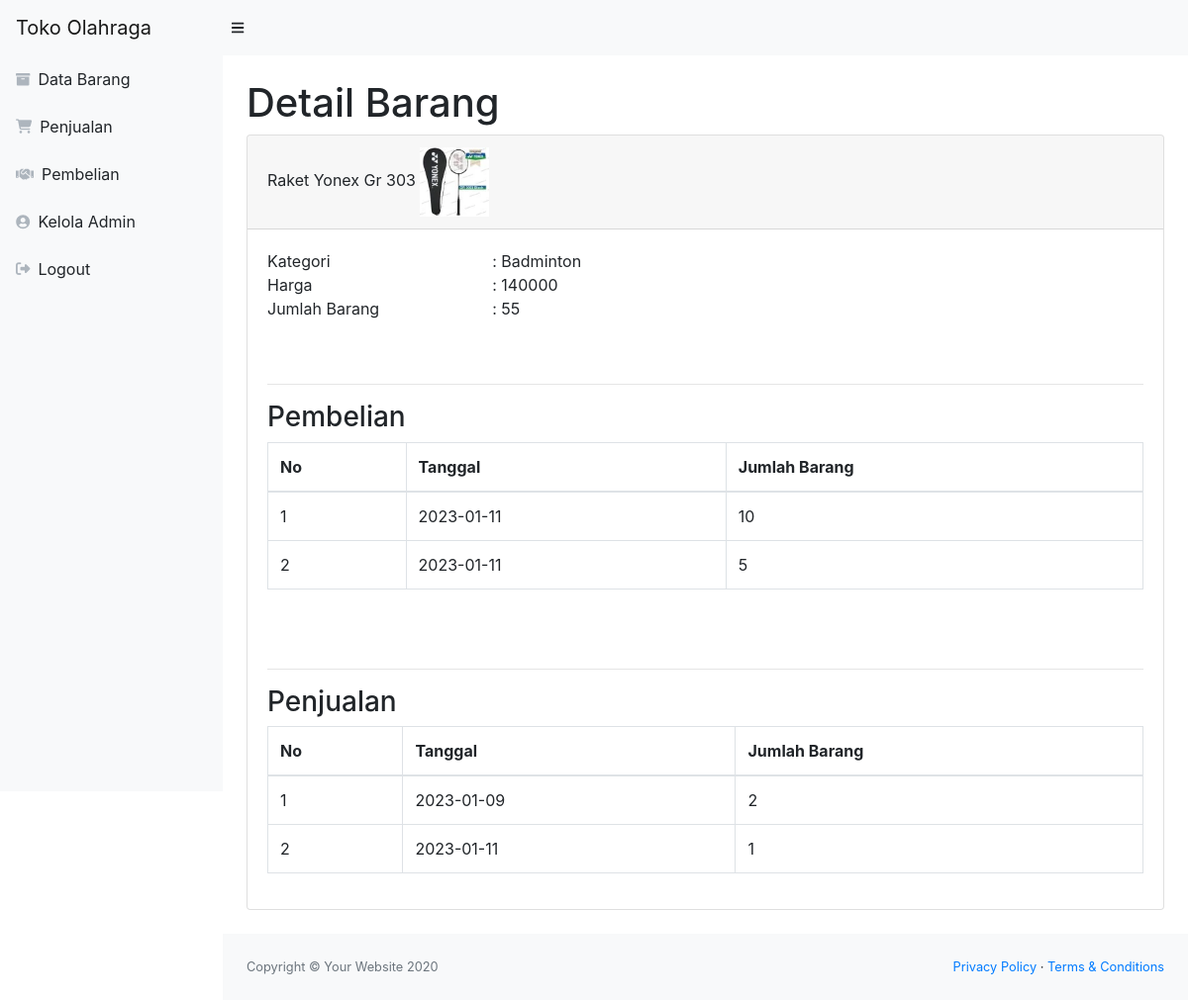
Screenshot of /detail.php?id=1 (signed in) with the database file from the repository.
### tables this page shows
CREATE TABLE `barang` (
  `id_barang` int(10) NOT NULL,
  `nama_barang` varchar(255) NOT NULL,
  `kategori` varchar(255) NOT NULL,
  `harga` int(100) NOT NULL,
  `jumlah_barang` int(100) NOT NULL,
  `gambar` varchar(255) DEFAULT NULL
);

CREATE TABLE `pembelian` (
  `id_pembelian` int(11) NOT NULL,
  `id_barang` int(11) NOT NULL,
  `nama_barang` varchar(255) NOT NULL,
  `tanggal` date NOT NULL,
  `jumlah_barang` int(11) NOT NULL
);

CREATE TABLE `penjualan` (
  `id_penjualan` int(11) NOT NULL,
  `id_barang` int(11) NOT NULL,
  `nama_barang` varchar(255) NOT NULL,
  `tanggal` varchar(255) NOT NULL,
  `jumlah_barang` int(11) NOT NULL
);

### detail.php (the view, shortened to what this page needs)
<?php
require 'function.php';
$id_barang = $_GET['id'];
$get = mysqli_query($conn, "SELECT * FROM barang WHERE id_barang='$id_barang'");
$fetch = mysqli_fetch_assoc($get);
$nama_barang = $fetch['nama_barang'];
$kategori = $fetch['kategori'];
$harga = $fetch['harga'];
$jumlah_barang = $fetch['jumlah_barang'];
$gambar = $fetch['gambar'];
?>
<!DOCTYPE html>
<html lang="en">
    <head>
        <link href="css/styles.css" rel="stylesheet" />
        <link href="https://cdn.datatables.net/1.10.20/css/dataTables.bootstrap4.min.css" rel="stylesheet" />
        <link rel="stylesheet" href="https://cdnjs.cloudflare.com/ajax/libs/font-awesome/6.2.1/css/all.min.css" />
    </head>
    <body class="sb-nav-fixed">
        <nav class="sb-topnav navbar navbar-expand navbar-light bg-light">
            <a class="navbar-brand" href="index.php">Toko Olahraga</a>
            <button class="btn btn-link btn-sm order-1 order-lg-0" id="sidebarToggle" href="#"><i class="fas fa-bars"></i></button>
        </nav>
        <div id="layoutSidenav">
            <div id="layoutSidenav_nav">
                <nav class="sb-sidenav accordion sb-sidenav-light" id="sidenavAccordion">
                    <div class="sb-sidenav-menu">
                        <div class="nav">
                            <a class="nav-link" href="index.php">
                                <div class="sb-nav-link-icon"><i class="fa fa-archive"></i></div>
                                Data Barang
                            </a>
                            <a class="nav-link" href="penjualan.php">
                                <div class="sb-nav-link-icon"><i class="fa-solid fa-cart-shopping"></i></div>
                                Penjualan
                            </a>
                            <a class="nav-link" href="pembelian.php">
                                <div class="sb-nav-link-icon"><i class="fa fa-handshake"></i></div>
                                Pembelian
                            </a>
                            <a class="nav-link" href="admin.php">
                                <div class="sb-nav-link-icon"><i class="fa fa-user-circle"></i></div>
                                Kelola Admin
                            </a>
                            <a class="nav-link" href="logout.php">
                                <div class="sb-nav-link-icon"><i class="fa-solid fa-right-from-bracket"></i></div>
                                Logout
                            </a>
                        </div>
                    </div>
                </nav>
            </div>
            <div id="layoutSidenav_content">
                <main>
                    <div class="container-fluid">
                        <h1 class="mt-4">Detail Barang</h1>
                        <div class="card mb-4">
                            <div class="card-header">
                                <?= $nama_barang; ?>
                                <?php
                                    if ($gambar == null) {
                                        $img = "Foto";
                                    } else {
                                        $img = "<img src='images/" . $gambar . "' class='zoomable'>";
                                    }
                                    echo $img;
                                ?>
                            </div>
                            <div class="card-body">
                                <div class="row">
                                    <div class="col-md-3">Kategori</div>
                                    <div class="col-md-9">: <?= $kategori; ?></div>
                                </div>
                                <div class="row">
                                    <div class="col-md-3">Harga</div>
                                    <div class="col-md-9">: <?= $harga; ?></div>
                                </div>
                                <div class="row">
                                    <div class="col-md-3">Jumlah Barang</div>
                                    <div class="col-md-9">: <?= $jumlah_barang; ?></div>
                                </div>
                                <br><br><hr>
                                <h3>Pembelian</h3>
                                <div class="table-responsive">
                                    <table class="table table-bordered" id="dataTablePembelian" width="100%" cellspacing="0">
                                        <thead>
                                            <tr>
                                                <th>No</th>
                                                <th>Tanggal</th>
                                                <th>Jumlah Barang</th>
                                            </tr>
                                        </thead>
                                        <tbody>
                                            <?php
                                            $i=1;
                                            $ambildatapembelian = mysqli_query($conn, "SELECT * FROM pembelian WHERE id_barang='$id_barang'");
                                            while($fetch = mysqli_fetch_array($ambildatapembelian)) {
                                                $tanggal = $fetch['tanggal'];
                                                $jumlah_barang = $fetch['jumlah_barang'];
                                            ?>
                                            <tr>
                                                <td><?= $i ?></td>
                                                <td><?= $tanggal; ?></td>
                                                <td><?= $jumlah_barang; ?></td>
                                            </tr>
                                            <?php
                                            $i++;
                                            }
                                            ?>
                                        </tbody>
                                    </table>
                                </div>
                                <br><br><hr>
                                <h3>Penjualan</h3>
                                <div class="table-responsive">
                                    <table class="table table-bordered" id="dataTablePenjualan" width="100%" cellspacing="0">
                                        <thead>
                                            <tr>
                                                <th>No</th>
                                                <th>Tanggal</th>
                                                <th>Jumlah Barang</th>
                                            </tr>
                                        </thead>
                                        <tbody>
                                            <?php
                                            $i=1;
                                            $ambildatapenjualan = mysqli_query($conn, "SELECT * FROM penjualan WHERE id_barang='$id_barang'");
                                            while($fetch = mysqli_fetch_array($ambildatapenjualan)) {
                                                $tanggal = $fetch['tanggal'];
                                                $jumlah_barang = $fetch['jumlah_barang'];
                                            ?>
                                            <tr>
                                                <td><?= $i ?></td>
                                                <td><?= $tanggal; ?></td>
                                                <td><?= $jumlah_barang; ?></td>
                                            </tr>
                                            <?php
                                            $i++;
                                            }
                                            ?>
                                        </tbody>
                                    </table>
                                </div>
                            </div>
                        </div>
                    </div>
                </main>
                <footer class="py-4 bg-light mt-auto">
                    <div class="container-fluid">
                        <div class="d-flex align-items-center justify-content-between small">
                            <div class="text-muted">Copyright &copy; Your Website 2020</div>
                            <div>
                                <a href="#">Privacy Policy</a>
                                &middot;
                                <a href="#">Terms &amp; Conditions</a>
                            </div>
                        </div>
                    </div>
                </footer>
            </div>
        </div>
    </body>
</html>

### detail.php (style rules this page uses)
.zoomable { width: 70px; }

### rows the page displays
barang: nama_barang "Raket Yonex Gr 303", gambar (picture), kategori "Badminton", harga "140000", jumlah_barang "55"
pembelian: tanggal "2023-01-11", jumlah_barang "10"
pembelian: tanggal "2023-01-11", jumlah_barang "5"
penjualan: tanggal "2023-01-09", jumlah_barang "2"
penjualan: tanggal "2023-01-11", jumlah_barang "1"
